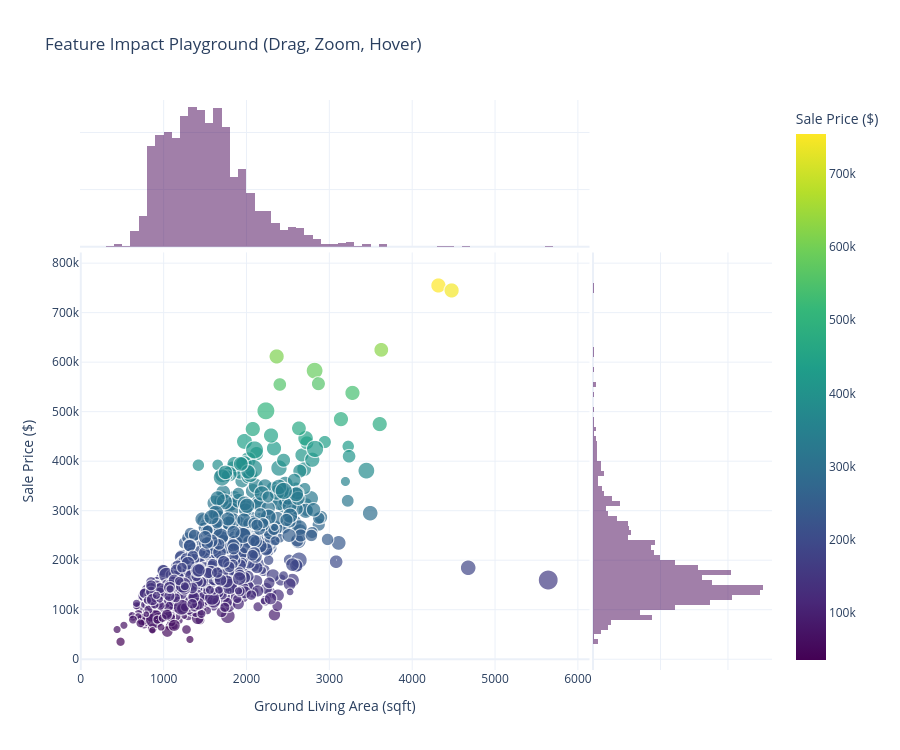

This figure's notebook cell:
### Markdown cell above
## 6. Feature Impact Playground
**Multi-dimensional interactive scatter with filters and dropdowns**

### Code cell
# Feature Impact Playground: Scatter with marginal histograms
df_impact = df_viz[['OverallQual', 'GrLivArea', 'YearBuilt', 'GarageArea', 'SalePrice', 'MSZoning']].dropna()

# Create scatter with marginals
fig6 = px.scatter(
    df_impact,
    x='GrLivArea',
    y='SalePrice',
    color='SalePrice',
    size='GarageArea',
    hover_data=['YearBuilt', 'MSZoning', 'OverallQual'],
    marginal_x='histogram',
    marginal_y='histogram',
    color_continuous_scale=px.colors.sequential.Viridis,
    title='Feature Impact Playground (Drag, Zoom, Hover)',
    labels={'GrLivArea': 'Ground Living Area (sqft)', 'SalePrice': 'Sale Price ($)', 'OverallQual': 'Quality'}
)

# Update marker opacity
fig6.update_traces(marker=dict(opacity=0.7), selector=dict(mode='markers'))

fig6.update_layout(
    height=750,
    template='plotly_white',
    hovermode='closest'
)

fig6.show()

# Show correlation matrix for these features
print("\nFeature Correlation Matrix (Impact Features):")
impact_corr = df_impact.corr(numeric_only=True)
print(impact_corr)

### Figure 1 — Plotly figure (JSON) as saved in the notebook; plotly's stock layout.template omitted (floating-point values rounded to 4 significant figures; data arrays with more than 128 entries replaced by an {"elided": "..."} marker saying what was removed)
{"data": [{"customdata": {"elided": "1460x3 mixed values"}, "hovertemplate": "Ground Living Area (sqft)=%{x}<br>Sale Price ($)=%{marker.color}<br>GarageArea=%{marker.size}<br>YearBuilt=%{customdata[0]}<br>MSZoning=%{customdata[1]}<br>Quality=%{customdata[2]}<extra></extra>", "legendgroup": "", "marker": {"color": {"elided": "1460 int values"}, "coloraxis": "coloraxis", "opacity": 0.7, "size": {"elided": "1460 int values"}, "sizemode": "area", "sizeref": 3.545, "symbol": "circle"}, "mode": "markers", "name": "", "showlegend": false, "type": "scattergl", "x": {"elided": "1460 int values"}, "xaxis": "x", "y": {"elided": "1460 int values"}, "yaxis": "y"}, {"bingroup": "x", "hovertemplate": "Ground Living Area (sqft)=%{x}<br>count=%{y}<extra></extra>", "legendgroup": "", "marker": {"color": "#440154"}, "name": "", "opacity": 0.5, "showlegend": false, "type": "histogram", "x": {"elided": "1460 int values"}, "xaxis": "x3", "yaxis": "y3"}, {"bingroup": "y", "hovertemplate": "Sale Price ($)=%{y}<br>count=%{x}<extra></extra>", "legendgroup": "", "marker": {"color": "#440154"}, "name": "", "opacity": 0.5, "showlegend": false, "type": "histogram", "xaxis": "x2", "y": {"elided": "1460 int values"}, "yaxis": "y2"}], "layout": {"barmode": "overlay", "coloraxis": {"colorbar": {"title": {"text": "Sale Price ($)"}}, "colorscale": [[0, "#440154"], [0.1111, "#482878"], [0.2222, "#3e4989"], [0.3333, "#31688e"], [0.4444, "#26828e"], [0.5556, "#1f9e89"], [0.6667, "#35b779"], [0.7778, "#6ece58"], [0.8889, "#b5de2b"], [1, "#fde725"]]}, "height": 750, "hovermode": "closest", "legend": {"itemsizing": "constant", "tracegroupgap": 0}, "title": {"text": "Feature Impact Playground (Drag, Zoom, Hover)"}, "xaxis": {"anchor": "y", "domain": [0, 0.7363], "title": {"text": "Ground Living Area (sqft)"}}, "xaxis2": {"anchor": "y2", "domain": [0.7413, 1], "matches": "x2", "showgrid": true, "showline": false, "showticklabels": false, "ticks": ""}, "xaxis3": {"anchor": "y3", "domain": [0, 0.7363], "matches": "x", "showgrid": true, "showticklabels": false}, "xaxis4": {"anchor": "y4", "domain": [0.7413, 1], "matches": "x2", "showgrid": true, "showline": false, "showticklabels": false, "ticks": ""}, "yaxis": {"anchor": "x", "domain": [0, 0.7326], "title": {"text": "Sale Price ($)"}}, "yaxis2": {"anchor": "x2", "domain": [0, 0.7326], "matches": "y", "showgrid": true, "showticklabels": false}, "yaxis3": {"anchor": "x3", "domain": [0.7426, 1], "matches": "y3", "showgrid": true, "showline": false, "showticklabels": false, "ticks": ""}, "yaxis4": {"anchor": "x4", "domain": [0.7426, 1], "matches": "y3", "showgrid": true, "showline": false, "showticklabels": false, "ticks": ""}}}
